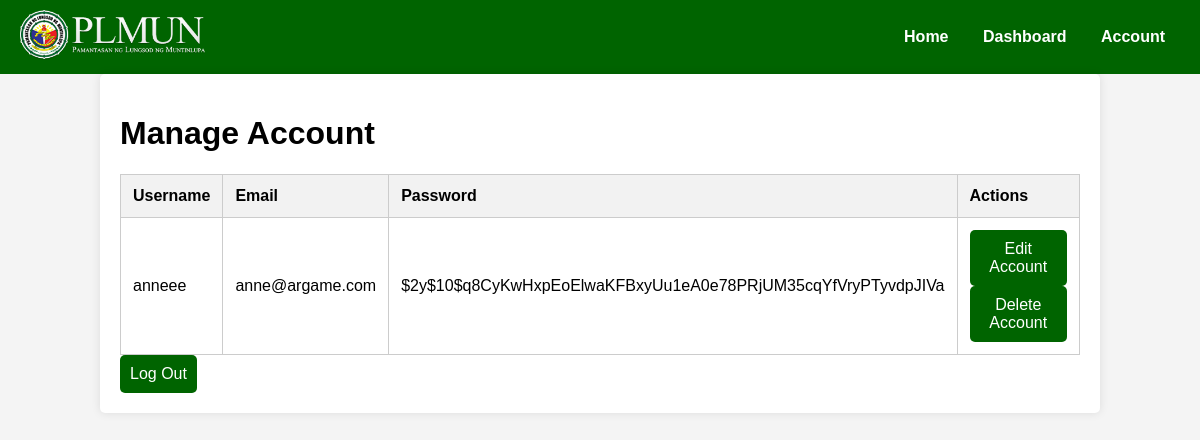
/manage_account.php (signed in), run on the app's committed database.
### tables this page shows
CREATE TABLE `users` (
  `id` int(11) NOT NULL,
  `username` varchar(50) NOT NULL,
  `email` varchar(100) NOT NULL,
  `password` varchar(255) NOT NULL
);

### manage_account.php (the view, shortened to what this page needs)
<?php
$host = 'localhost';
$db = 'Alumni_Database';
$user = 'root';
$pass = '12345';
try {
    $pdo = new PDO("mysql:host=$host;dbname=$db", $user, $pass);
    $pdo->setAttribute(PDO::ATTR_ERRMODE, PDO::ERRMODE_EXCEPTION);
} catch (PDOException $e) {
    die("Connection failed: " . $e->getMessage());
}
$stmt = $pdo->prepare("SELECT username, email, password FROM users WHERE username = :username");
$stmt->execute(['username' => $_SESSION['username']]);
$user = $stmt->fetch(PDO::FETCH_ASSOC);
?>
<!DOCTYPE html>
<html lang="en">
<head>
</head>
<body>
    <nav>
        <div class="logo">
            <img src="images/plmun-logo.png" alt="School Logo">
        </div>
        <div>
            <a href="landing.php">Home</a>
            <a href="dashboard.php">Dashboard</a>
            <a href="manage_account.php">Account</a>
        </div>
    </nav>
    <div class="container">
        <h1>Manage Account</h1>
        <?php if ($user): ?>
            <table>
                <tr>
                    <th>Username</th>
                    <th>Email</th>
                    <th>Password</th>
                    <th>Actions</th>
                </tr>
                <tr>
                    <td><?= htmlspecialchars($user['username']); ?></td>
                    <td><?= htmlspecialchars($user['email']); ?></td>
                    <td><?= htmlspecialchars($user['password']); ?></td>
                    <td>
                        <form action="edit_account.php" method="get" style="display:inline;">
                            <button type="submit">Edit Account</button>
                        </form>
                        <form action="delete_account.php" method="post" style="display:inline;">
                            <button type="submit" onclick="return confirm('Are you sure you want to delete this account?');">Delete Account</button>
                        </form>
                    </td>
                </tr>
            </table>
        <?php else: ?>
            <p>No account found. Please log in.</p>
        <?php endif; ?>
        <form action="" method="post">
            <button type="submit" name="logout">Log Out</button>
        </form>
    </div>
</body>
</html>

### manage_account.php (style rules this page uses)
body { font-family: Arial, sans-serif; margin: 0; padding: 0; background-color: #f4f4f4; }
nav { display: flex; align-items: center; justify-content: space-between; background-color: #006400; padding: 10px 20px; }
nav img { max-height: 50px; }
nav a { color: white; text-decoration: none; margin: 0 15px; font-weight: bold; }
.container { width: 80%; margin: auto; padding: 20px; background-color: white; border-radius: 5px; box-shadow: 0 0 10px rgba(0,0,0,0.1); }
table { width: 100%; border-collapse: collapse; margin-top: 20px; }
th, td { padding: 12px; border: 1px solid #ccc; text-align: left; }
th { background-color: #f2f2f2; }
button { padding: 10px; background-color: #006400; color: white; border: none; border-radius: 5px; font-size: 16px; cursor: pointer; }

### data on the page
users: username "anneee", email "anne@argame.com", password "$2y$10$q8CyKwHxpEoElwaKFBxyUu1eA0e78PRjUM35cqYfVryPTyvdpJIVa"
